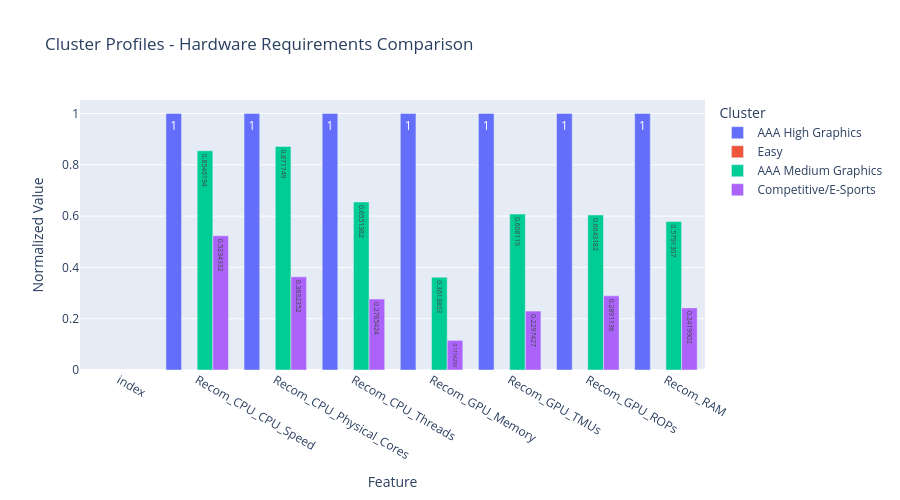

Write notebook code for a chart like this one.
### Code cell
# Centroid Profile Comparison
# Radar chart to compare cluster characteristics

# Prepare data for radar chart (normalize centroids for comparison)
radar_df = centroids_df.copy()
radar_df_normalized = (radar_df - radar_df.min()) / (radar_df.max() - radar_df.min())
radar_df_normalized['Cluster'] = [cluster_labels[i] for i in range(4)]

# Create parallel categories plot instead of radar (more reliable)
melted = pd.melt(radar_df_normalized.reset_index(), 
                 id_vars='Cluster', 
                 var_name='Feature', 
                 value_name='Normalized Value')

fig_centroids = px.bar(
    melted,
    x='Feature',
    y='Normalized Value',
    color='Cluster',
    barmode='group',
    title='Cluster Profiles - Hardware Requirements Comparison',
    text_auto=True
)
fig_centroids.update_layout(height=500, width=900)
fig_centroids.show()

# Print centroid summary
print('\nCluster Hardware Requirements Summary:')
for i in range(4):
    label = cluster_labels[i]
    print(f'\n{label} (Cluster {i}):')
    print(f'  CPU: {centroids_original[i, 0]:.2f} GHz, {centroids_original[i, 1]:.0f} cores, {centroids_original[i, 2]:.0f} threads')
    print(f'  GPU: {centroids_original[i, 3]:.0f} MB VRAM, {centroids_original[i, 4]:.0f} TMUs, {centroids_original[i, 5]:.0f} ROPs')
    print(f'  RAM: {centroids_original[i, 6]:.1f} GB')

### Figure 1 — Plotly figure (JSON) as saved in the notebook; plotly's stock layout.template omitted (floating-point values rounded to 4 significant figures)
{"data": [{"alignmentgroup": "True", "hovertemplate": "Cluster=AAA High Graphics<br>Feature=%{x}<br>Normalized Value=%{y}<extra></extra>", "legendgroup": "AAA High Graphics", "marker": {"color": "#636efa", "pattern": {"shape": ""}}, "name": "AAA High Graphics", "offsetgroup": "AAA High Graphics", "orientation": "v", "showlegend": true, "textposition": "auto", "texttemplate": "%{y}", "type": "bar", "x": ["index", "Recom_CPU_CPU_Speed", "Recom_CPU_Physical_Cores", "Recom_CPU_Threads", "Recom_GPU_Memory", "Recom_GPU_TMUs", "Recom_GPU_ROPs", "Recom_RAM"], "xaxis": "x", "y": ["Cluster 0", 1, 1, 1, 1, 1, 1, 1], "yaxis": "y"}, {"alignmentgroup": "True", "hovertemplate": "Cluster=Easy<br>Feature=%{x}<br>Normalized Value=%{y}<extra></extra>", "legendgroup": "Easy", "marker": {"color": "#EF553B", "pattern": {"shape": ""}}, "name": "Easy", "offsetgroup": "Easy", "orientation": "v", "showlegend": true, "textposition": "auto", "texttemplate": "%{y}", "type": "bar", "x": ["index", "Recom_CPU_CPU_Speed", "Recom_CPU_Physical_Cores", "Recom_CPU_Threads", "Recom_GPU_Memory", "Recom_GPU_TMUs", "Recom_GPU_ROPs", "Recom_RAM"], "xaxis": "x", "y": ["Cluster 1", 0, 0, 0, 0, 0, 0, 0], "yaxis": "y"}, {"alignmentgroup": "True", "hovertemplate": "Cluster=AAA Medium Graphics<br>Feature=%{x}<br>Normalized Value=%{y}<extra></extra>", "legendgroup": "AAA Medium Graphics", "marker": {"color": "#00cc96", "pattern": {"shape": ""}}, "name": "AAA Medium Graphics", "offsetgroup": "AAA Medium Graphics", "orientation": "v", "showlegend": true, "textposition": "auto", "texttemplate": "%{y}", "type": "bar", "x": ["index", "Recom_CPU_CPU_Speed", "Recom_CPU_Physical_Cores", "Recom_CPU_Threads", "Recom_GPU_Memory", "Recom_GPU_TMUs", "Recom_GPU_ROPs", "Recom_RAM"], "xaxis": "x", "y": ["Cluster 2", 0.8546, 0.8717, 0.6551, 0.3614, 0.6081, 0.6043, 0.5791], "yaxis": "y"}, {"alignmentgroup": "True", "hovertemplate": "Cluster=Competitive/E-Sports<br>Feature=%{x}<br>Normalized Value=%{y}<extra></extra>", "legendgroup": "Competitive/E-Sports", "marker": {"color": "#ab63fa", "pattern": {"shape": ""}}, "name": "Competitive/E-Sports", "offsetgroup": "Competitive/E-Sports", "orientation": "v", "showlegend": true, "textposition": "auto", "texttemplate": "%{y}", "type": "bar", "x": ["index", "Recom_CPU_CPU_Speed", "Recom_CPU_Physical_Cores", "Recom_CPU_Threads", "Recom_GPU_Memory", "Recom_GPU_TMUs", "Recom_GPU_ROPs", "Recom_RAM"], "xaxis": "x", "y": ["Cluster 3", 0.5234, 0.3632, 0.2765, 0.1154, 0.2297, 0.2891, 0.242], "yaxis": "y"}], "layout": {"barmode": "group", "height": 500, "legend": {"title": {"text": "Cluster"}, "tracegroupgap": 0}, "title": {"text": "Cluster Profiles - Hardware Requirements Comparison"}, "width": 900, "xaxis": {"anchor": "y", "domain": [0, 1], "title": {"text": "Feature"}}, "yaxis": {"anchor": "x", "domain": [0, 1], "title": {"text": "Normalized Value"}}}}
